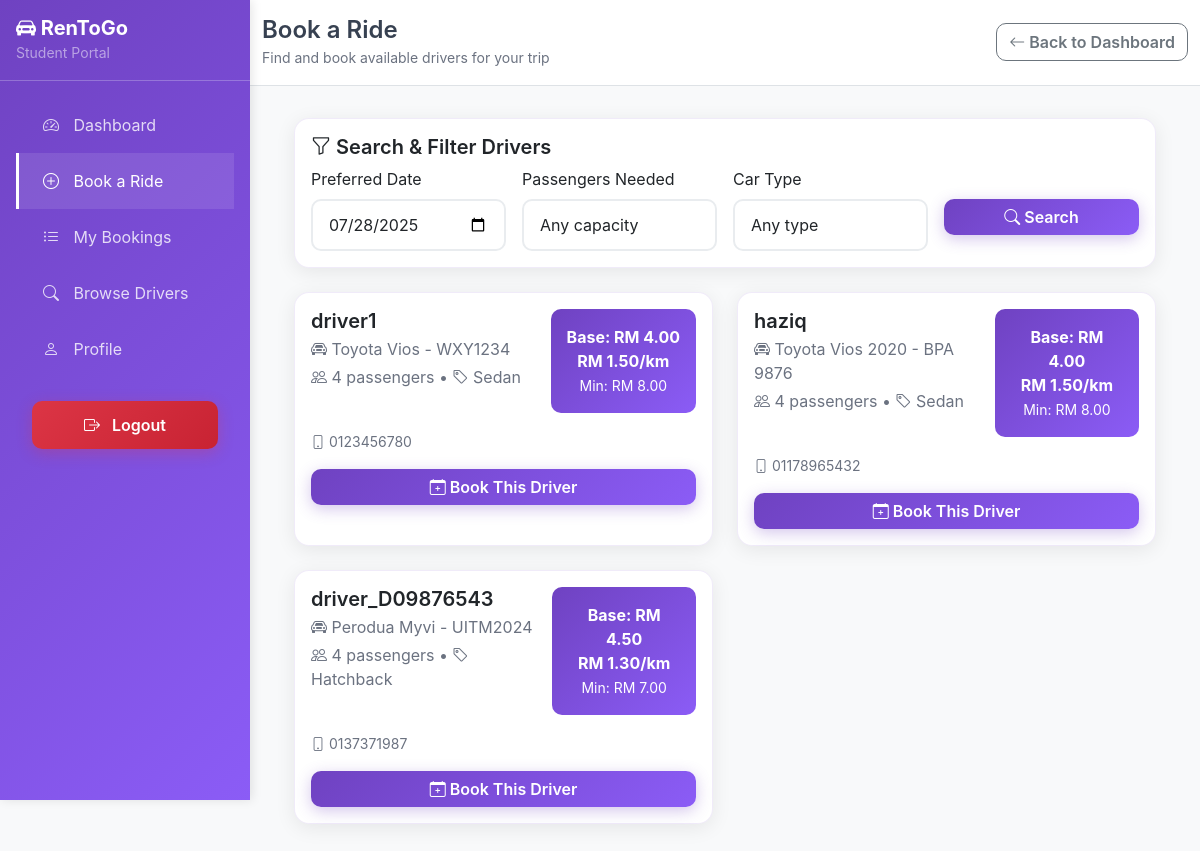
/student/book-ride.php (signed in), run on the app's committed database.
### tables this page shows
CREATE TABLE `driver` (
  `driverid` int NOT NULL,
  `userid` int NOT NULL,
  `licensenumber` varchar(20) NOT NULL,
  `carmodel` varchar(100) NOT NULL,
  `plate` varchar(10) NOT NULL,
  `capacity` int NOT NULL,
  `status` enum('available','not available','maintenance') DEFAULT 'available',
  `rating` decimal(2,1) DEFAULT '0.0',
  `datehired` date NOT NULL,
  `price_per_hour` decimal(8,2) NOT NULL,
  `car_type` varchar(50) DEFAULT NULL
);

CREATE TABLE `user` (
  `userid` int NOT NULL,
  `username` varchar(50) NOT NULL,
  `full_name` varchar(255) DEFAULT NULL,
  `password` varchar(255) NOT NULL,
  `email` varchar(100) NOT NULL,
  `notel` varchar(15) NOT NULL,
  `gender` enum('Male','Female') NOT NULL,
  `role` enum('student','driver','admin') NOT NULL,
  `created` timestamp NULL DEFAULT CURRENT_TIMESTAMP,
  `status` enum('active','inactive') DEFAULT 'active'
);

### student/book-ride.php (the view, shortened to what this page needs)
<?php
$database = new Database();
$db = $database->getConnection();
$search_date = isset($_GET['search_date']) ? $_GET['search_date'] : date('Y-m-d');
$query = "SELECT d.*, u.username, u.notel,
                 COALESCE(p.base_fare, 5.00) as base_fare,
                 COALESCE(p.price_per_km, 1.50) as price_per_km,
                 COALESCE(p.minimum_fare, 8.00) as minimum_fare
          FROM driver d
          JOIN user u ON d.userid = u.userid
          LEFT JOIN pricing_settings p ON d.car_type = p.car_type
          WHERE d.status = 'available' AND u.status = 'active'";
$query .= " ORDER BY d.rating DESC, p.base_fare ASC";
$stmt = $db->prepare($query);
$stmt->execute();
$drivers = $stmt->fetchAll(PDO::FETCH_ASSOC);
?>
<!DOCTYPE html>
<html lang="en">
<head>
    <link href="https://cdn.jsdelivr.net/npm/bootstrap@5.3.0/dist/css/bootstrap.min.css" rel="stylesheet">
    <link rel="stylesheet" href="https://cdn.jsdelivr.net/npm/bootstrap-icons@1.10.0/font/bootstrap-icons.css">
</head>
<body>
    <div class="d-flex">
        <div class="dashboard-sidebar">
            <div class="p-3 border-bottom border-light border-opacity-25">
                <h5 class="text-white mb-0 fw-bold">
                    <i class="bi bi-car-front-fill"></i> RenToGo
                </h5>
                <small class="text-white-50">Student Portal</small>
            </div>
            <nav class="sidebar-nav">
                <ul class="nav flex-column p-3">
                    <li class="nav-item">
                        <a class="nav-link" href="dashboard.php">
                            <i class="bi bi-speedometer2"></i> Dashboard
                        </a>
                    </li>
                    <li class="nav-item">
                        <a class="nav-link active" href="book-ride.php">
                            <i class="bi bi-plus-circle"></i> Book a Ride
                        </a>
                    </li>
                    <li class="nav-item">
                        <a class="nav-link" href="my-bookings.php">
                            <i class="bi bi-list-ul"></i> My Bookings
                        </a>
                    </li>
                    <li class="nav-item">
                        <a class="nav-link" href="browse-drivers.php">
                            <i class="bi bi-search"></i> Browse Drivers
                        </a>
                    </li>
                    <li class="nav-item">
                        <a class="nav-link" href="profile.php">
                            <i class="bi bi-person"></i> Profile
                        </a>
                    </li>
                    <li class="nav-item mt-4">
                        <div class="px-3 pb-3">
                            <button class="btn btn-danger w-100 logout-btn" onclick="showLogoutConfirmation()">
                                <i class="bi bi-box-arrow-right me-2"></i>
                                <span>Logout</span>
                            </button>
                        </div>
                    </li>
                </ul>
            </nav>
        </div>
        <div class="flex-grow-1">
            <div class="dashboard-header">
                <div class="container-fluid">
                    <div class="row align-items-center">
                        <div class="col">
                            <h4 class="mb-0">Book a Ride</h4>
                            <small class="text-muted">Find and book available drivers for your trip</small>
                        </div>
                        <div class="col-auto">
                            <a href="dashboard.php" class="btn btn-outline-secondary">
                                <i class="bi bi-arrow-left"></i> Back to Dashboard
                            </a>
                        </div>
                    </div>
                </div>
            </div>
            <div class="dashboard-content">
                <div class="container-fluid">
                    <div class="card mb-4">
                        <div class="card-body">
                            <h5 class="card-title">
                                <i class="bi bi-funnel"></i> Search & Filter Drivers
                            </h5>
                            <form method="GET" action="" class="row g-3">
                                <div class="col-md-3">
                                    <label for="search_date" class="form-label">Preferred Date</label>
                                    <input type="date" class="form-control" id="search_date" name="search_date"
                                           value="<?php echo $search_date; ?>" min="<?php echo date('Y-m-d'); ?>">
                                </div>
                                <div class="col-md-3">
                                    <label for="search_capacity" class="form-label">Passengers Needed</label>
                                    <select class="form-control" id="search_capacity" name="search_capacity">
                                        <option value="">Any capacity</option>
                                    </select>
                                </div>
                                <div class="col-md-3">
                                    <label for="search_type" class="form-label">Car Type</label>
                                    <select class="form-control" id="search_type" name="search_type">
                                        <option value="">Any type</option>
                                    </select>
                                </div>
                                <div class="col-md-3">
                                    <label class="form-label">&nbsp;</label>
                                    <div class="d-grid">
                                        <button type="submit" class="btn btn-primary">
                                            <i class="bi bi-search"></i> Search
                                        </button>
                                    </div>
                                </div>
                            </form>
                        </div>
                    </div>
                    <div class="row">
                        <?php if (empty($drivers)): ?>
                            <div class="col-12">
                                <div class="card text-center">
                                    <div class="card-body py-5">
                                        <i class="bi bi-car-front text-muted" style="font-size: 4rem;"></i>
                                        <h5 class="mt-3">No drivers available</h5>
                                        <p class="text-muted">Try adjusting your search criteria or check back later.</p>
                                        <a href="browse-drivers.php" class="btn btn-primary">Browse All Drivers</a>
                                    </div>
                                </div>
                            </div>
                        <?php else: ?>
                            <?php foreach ($drivers as $driver): ?>
                            <div class="col-lg-6 mb-4">
                                <div class="card h-100 driver-card">
                                    <div class="card-body">
                                        <div class="d-flex justify-content-between align-items-start mb-3">
                                            <div>
                                                <h5 class="card-title mb-1">
                                                    <?php echo htmlspecialchars($driver['username']); ?>
                                                </h5>
                                                <p class="text-muted mb-1">
                                                    <i class="bi bi-car-front"></i>
                                                    <?php echo htmlspecialchars($driver['carmodel']); ?> - <?php echo htmlspecialchars($driver['plate']); ?>
                                                </p>
                                                <p class="text-muted mb-0">
                                                    <i class="bi bi-people"></i>
                                                    <?php echo $driver['capacity']; ?> passengers •
                                                    <i class="bi bi-tag"></i>
                                                    <?php echo htmlspecialchars($driver['car_type']); ?>
                                                </p>
                                            </div>
                                            <div class="text-end">
                                                <div class="pricing-info text-center">
                                                    <div><strong>Base: RM <?php echo number_format($driver['base_fare'], 2); ?></strong></div>
                                                    <div><strong>RM <?php echo number_format($driver['price_per_km'], 2); ?>/km</strong></div>
                                                    <small>Min: RM <?php echo number_format($driver['minimum_fare'], 2); ?></small>
                                                </div>
                                            </div>
                                        </div>
                                        <div class="mb-3">
                                            <small class="text-muted">
                                                <i class="bi bi-phone"></i> <?php echo htmlspecialchars($driver['notel']); ?>
                                            </small>
                                        </div>
                                        <button class="btn btn-primary w-100" data-bs-toggle="modal" data-bs-target="#bookingModal<?php echo $driver['driverid']; ?>">
                                            <i class="bi bi-calendar-plus"></i> Book This Driver
                                        </button>
                                    </div>
                                </div>
                            </div>
                            <?php endforeach; ?>
                        <?php endif; ?>
                    </div>
                </div>
            </div>
        </div>
    </div>
</body>
</html>

### student/book-ride.php (style rules this page uses)
* { box-sizing: border-box; }
body { font-family: -apple-system, BlinkMacSystemFont, 'Segoe UI', Roboto, sans-serif; background-color: #f8f9fa; margin: 0; padding: 0; }
.dashboard-sidebar { width: 250px; min-height: 100vh; background: linear-gradient(135deg, #6f42c1 0%, #8b5cf6 100%); position: fixed; top: 0; left: 0; z-index: 1000; box-shadow: 2px 0 10px rgba(0,0,0,0.1); }
.sidebar-nav { padding: 0; }
.sidebar-nav .nav-link { color: rgba(255,255,255,0.8); padding: 1rem 1.5rem; border-radius: 0; transition: all 0.3s ease; border-left: 3px solid transparent; }
.sidebar-nav .nav-link:hover, .sidebar-nav .nav-link.active { color: white; background-color: rgba(255,255,255,0.1); border-left-color: #fff; }
.sidebar-nav .nav-link i { width: 20px; margin-right: 10px; }
.logout-btn { background: linear-gradient(135deg, #dc3545 0%, #c82333 100%) !important; border: none !important; border-radius: 10px !important; padding: 0.75rem 1rem !important; font-weight: 600 !important; box-shadow: 0 4px 15px rgba(220, 53, 69, 0.3) !important; transition: all 0.3s ease !important; width: 100% !important; color: white !important; }
.flex-grow-1 { margin-left: 250px; width: calc(100% - 250px); min-height: 100vh; }
.dashboard-header { background: white; border-bottom: 1px solid #dee2e6; padding: 1rem 0; position: sticky; top: 0; z-index: 100; }
.dashboard-content { padding: 2rem; }
.card { border: none; border-radius: 15px; box-shadow: 0 4px 20px rgba(0,0,0,0.08); border: 1px solid rgba(111, 66, 193, 0.1); transition: transform 0.3s ease, box-shadow 0.3s ease; }
.driver-card { transition: all 0.3s ease; cursor: pointer; }
.form-control, .form-select { border: 2px solid #e9ecef; border-radius: 10px; padding: 0.75rem 1rem; transition: all 0.3s ease; }
.btn { border-radius: 10px; font-weight: 600; transition: all 0.3s ease; }
.btn-primary { background: linear-gradient(135deg, #6f42c1 0%, #8b5cf6 100%); border: none; box-shadow: 0 4px 15px rgba(111, 66, 193, 0.3); }
.pricing-info { background: linear-gradient(135deg, #6f42c1, #8b5cf6); color: white; border-radius: 10px; padding: 1rem; }
.fade-in { animation: fadeIn 0.5s ease-in forwards; opacity: 0; }
h4, h5, h6 { color: #374151; font-weight: 600; }
.text-muted { color: #6b7280 !important; }

### data on the page
driver: userid.username "driver1", carmodel "Toyota Vios", plate "WXY1234", capacity "4", car_type "Sedan", base_fare "4.00", price_per_km "1.50", minimum_fare "8.00", userid.notel "0123456780"
driver: userid.username "haziq", carmodel "Toyota Vios 2020", plate "BPA 9876", capacity "4", car_type "Sedan", base_fare "4.00", price_per_km "1.50", minimum_fare "8.00", userid.notel "01178965432"
driver: userid.username "driver_D09876543", carmodel "Perodua Myvi", plate "UITM2024", capacity "4", car_type "Hatchback", base_fare "4.50", price_per_km "1.30", minimum_fare "7.00", userid.notel "0137371987"
